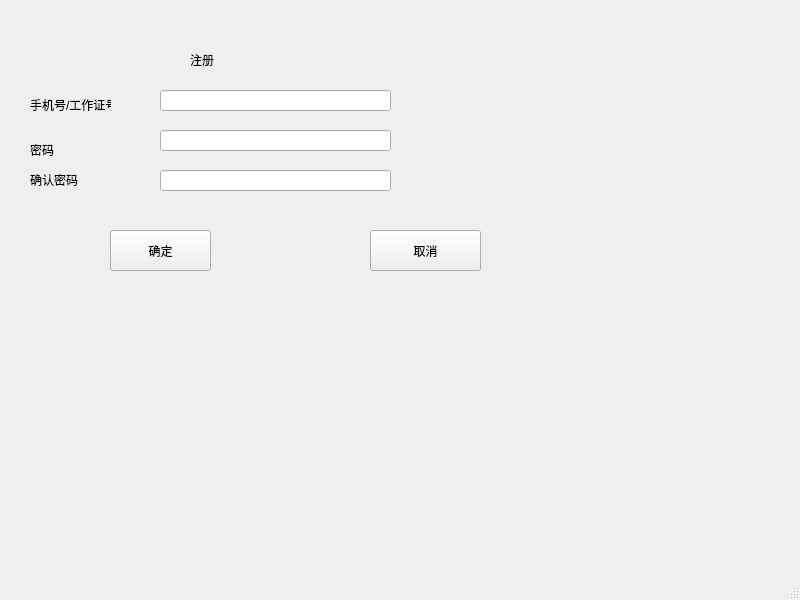
<?xml version="1.0" encoding="UTF-8"?>
<ui version="4.0">
 <class>MainWindow</class>
 <widget class="QMainWindow" name="MainWindow">
  <property name="geometry">
   <rect>
    <x>0</x>
    <y>0</y>
    <width>800</width>
    <height>600</height>
   </rect>
  </property>
  <property name="windowTitle">
   <string>MainWindow</string>
  </property>
  <widget class="QWidget" name="centralwidget">
   <widget class="QPushButton" name="bRegister">
    <property name="geometry">
     <rect>
      <x>110</x>
      <y>230</y>
      <width>101</width>
      <height>41</height>
     </rect>
    </property>
    <property name="text">
     <string>确定</string>
    </property>
   </widget>
   <widget class="QPushButton" name="bCancel">
    <property name="geometry">
     <rect>
      <x>370</x>
      <y>230</y>
      <width>111</width>
      <height>41</height>
     </rect>
    </property>
    <property name="text">
     <string>取消</string>
    </property>
   </widget>
   <widget class="QLabel" name="label">
    <property name="geometry">
     <rect>
      <x>190</x>
      <y>50</y>
      <width>151</width>
      <height>20</height>
     </rect>
    </property>
    <property name="text">
     <string>注册</string>
    </property>
   </widget>
   <widget class="QLineEdit" name="lAccount">
    <property name="geometry">
     <rect>
      <x>160</x>
      <y>90</y>
      <width>231</width>
      <height>21</height>
     </rect>
    </property>
   </widget>
   <widget class="QLineEdit" name="lPassword">
    <property name="geometry">
     <rect>
      <x>160</x>
      <y>130</y>
      <width>231</width>
      <height>21</height>
     </rect>
    </property>
    <property name="echoMode">
     <enum>QLineEdit::Password</enum>
    </property>
   </widget>
   <widget class="QLineEdit" name="lPassword2">
    <property name="geometry">
     <rect>
      <x>160</x>
      <y>170</y>
      <width>231</width>
      <height>21</height>
     </rect>
    </property>
    <property name="echoMode">
     <enum>QLineEdit::Password</enum>
    </property>
   </widget>
   <widget class="QLabel" name="label_2">
    <property name="geometry">
     <rect>
      <x>30</x>
      <y>95</y>
      <width>81</width>
      <height>20</height>
     </rect>
    </property>
    <property name="text">
     <string>手机号/工作证号</string>
    </property>
   </widget>
   <widget class="QLabel" name="label_3">
    <property name="geometry">
     <rect>
      <x>30</x>
      <y>140</y>
      <width>71</width>
      <height>20</height>
     </rect>
    </property>
    <property name="text">
     <string>密码</string>
    </property>
   </widget>
   <widget class="QLabel" name="label_4">
    <property name="geometry">
     <rect>
      <x>30</x>
      <y>170</y>
      <width>81</width>
      <height>20</height>
     </rect>
    </property>
    <property name="text">
     <string>确认密码</string>
    </property>
   </widget>
  </widget>
  <widget class="QMenuBar" name="menubar">
   <property name="geometry">
    <rect>
     <x>0</x>
     <y>0</y>
     <width>800</width>
     <height>26</height>
    </rect>
   </property>
  </widget>
  <widget class="QStatusBar" name="statusbar"/>
 </widget>
 <resources/>
 <connections/>
</ui>
